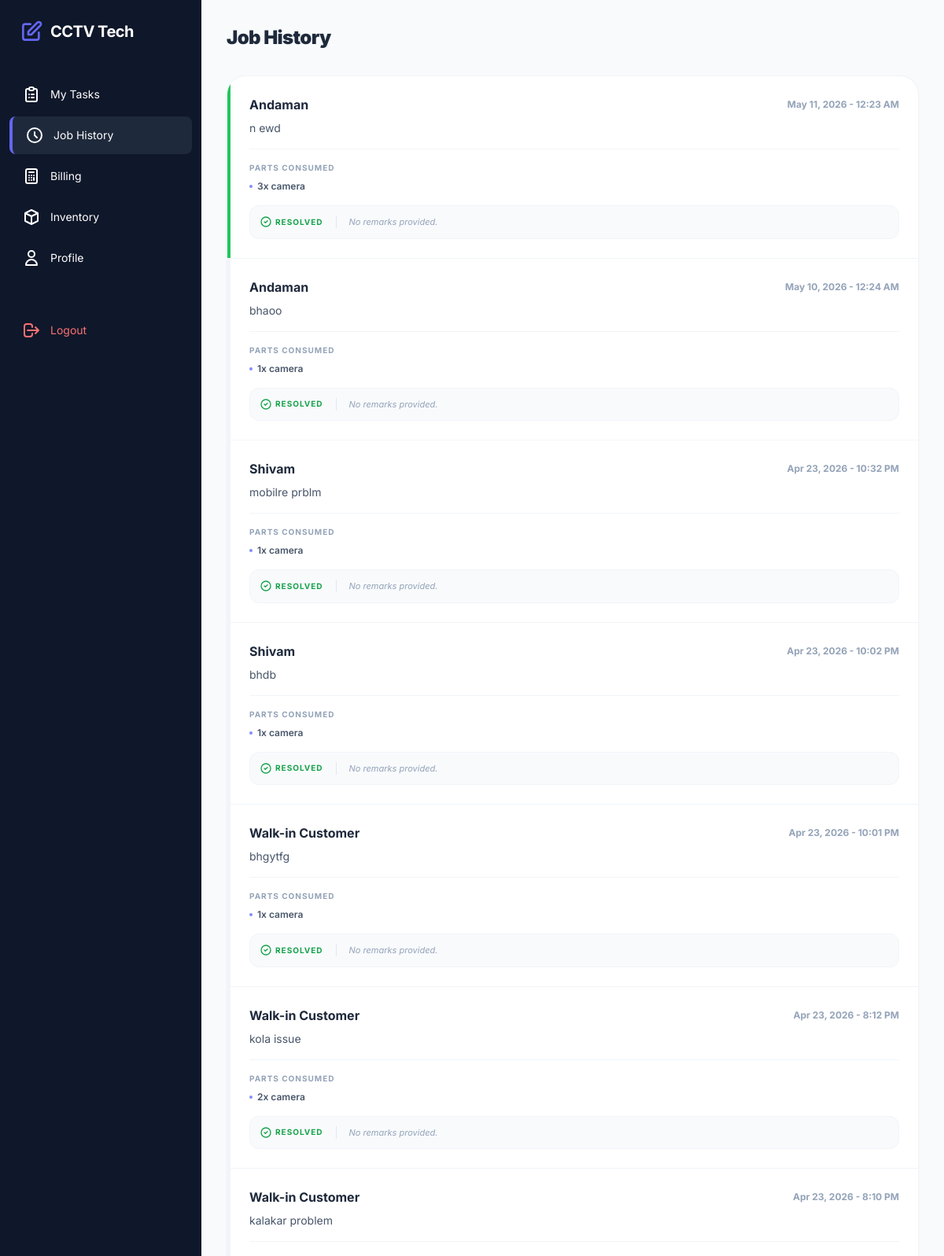
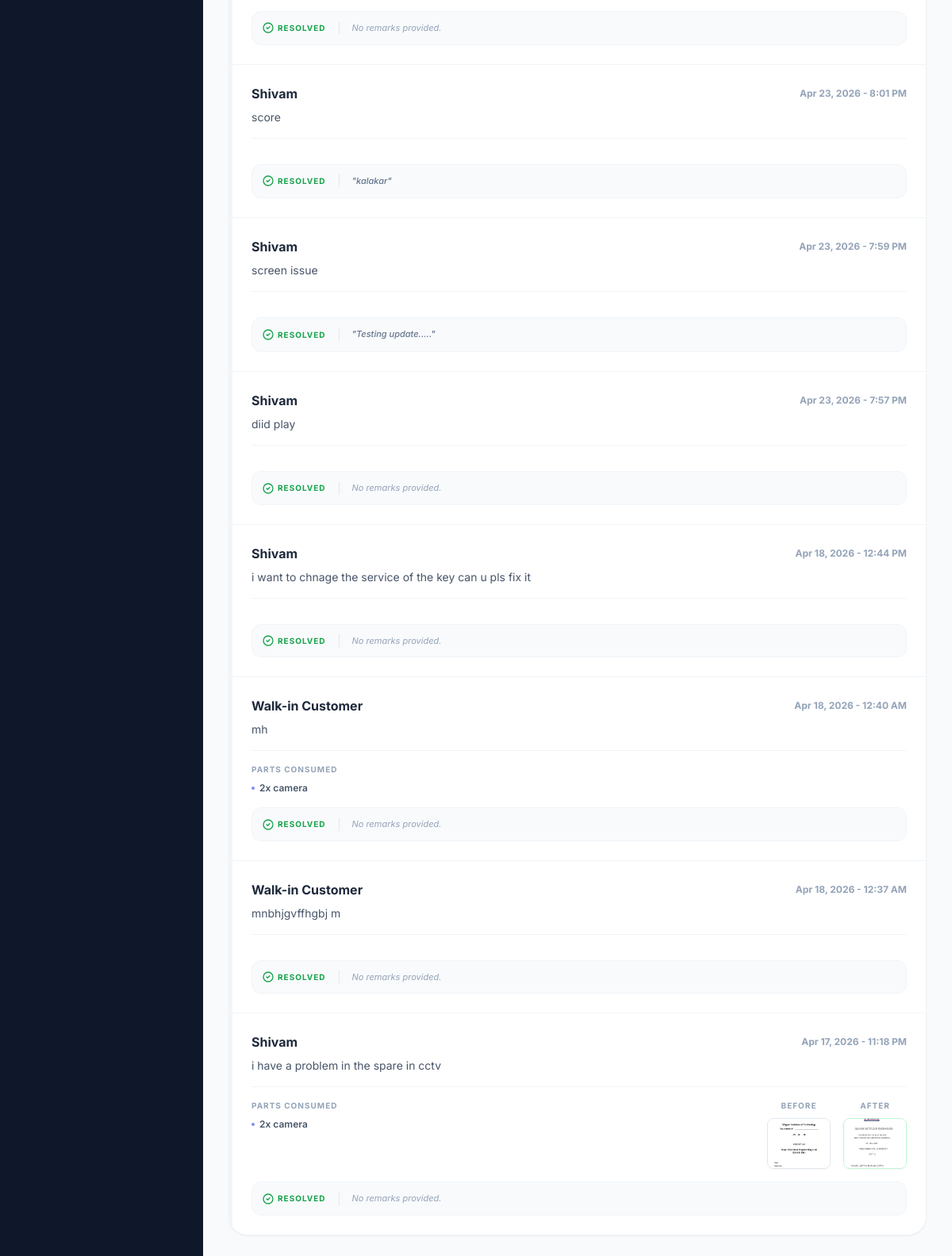
The page /tech/history.php (signed in) on the database its author committed (2 pictures, top to bottom).
### tables this page shows
CREATE TABLE `complaints` (
  `id` int(11) NOT NULL,
  `customer_id` int(11) DEFAULT NULL,
  `assigned_tech_id` int(11) DEFAULT NULL,
  `issue_description` text NOT NULL,
  `priority` enum('Low','Medium','High') DEFAULT 'Medium',
  `status` enum('Open','Assigned','In-Progress','Completed','Closed') DEFAULT 'Open',
  `tech_remarks` text DEFAULT NULL,
  `parts_consumed` longtext DEFAULT NULL COMMENT 'Stores array of {product_id, qty, price}' CHECK (json_valid(`parts_consumed`)),
  `photo_before` varchar(255) DEFAULT NULL,
  `photo_after` varchar(255) DEFAULT NULL,
  `created_at` timestamp NOT NULL DEFAULT current_timestamp(),
  `assigned_at` datetime DEFAULT NULL,
  `started_at` datetime DEFAULT NULL,
  `completed_at` datetime DEFAULT NULL
);

CREATE TABLE `customers` (
  `id` int(11) NOT NULL,
  `customer_name` varchar(150) NOT NULL,
  `phone` varchar(15) NOT NULL,
  `address` text NOT NULL,
  `gst_number` varchar(20) DEFAULT NULL,
  `has_active_amc` tinyint(1) DEFAULT 0,
  `created_at` timestamp NOT NULL DEFAULT current_timestamp()
);

### tech/history.php (the view, shortened to what this page needs)
<?php
require_once '../includes/db_connect.php';
require_once '../includes/header.php';
$techId = $_SESSION['user_id'];
try {
    $stmt = $pdo->prepare("SELECT c.*, cust.customer_name
                           FROM complaints c
                           JOIN customers cust ON c.customer_id = cust.id
                           WHERE c.assigned_tech_id = ? AND c.status IN ('Completed', 'Closed')
                           ORDER BY c.completed_at DESC");
    $stmt->execute([$techId]);
    $history = $stmt->fetchAll();
    $prodStmt = $pdo->query("SELECT id, product_name as item_name FROM products");
    $products = [];
    while ($row = $prodStmt->fetch()) {
        $products[$row['id']] = $row['item_name'];
    }
} catch (PDOException $e) {
    echo "Error: " . $e->getMessage();
}
?>
<div class="space-y-8">
    <h2 class="text-2xl font-black text-slate-800 tracking-tight">Job History</h2>
    <div class="bg-white rounded-3xl shadow-sm border border-slate-100 overflow-hidden">
        <div class="divide-y divide-slate-100">
            <?php if (empty($history)): ?>
                <div class="p-12 text-center text-slate-400 font-medium">No completed jobs found in your history.</div>
            <?php else: ?>
                <?php foreach ($history as $job): ?>
                <div class="p-6 hover:bg-slate-50 transition border-l-4 border-green-500">
                    <div class="flex items-center justify-between mb-2">
                         <h4 class="font-bold text-slate-800"><?php echo htmlspecialchars($job['customer_name']); ?></h4>
                          <span class="text-xs font-bold text-slate-400">
                             <?php echo $job['completed_at'] ? date('M j, Y - g:i A', strtotime($job['completed_at'])) : 'Completed'; ?>
                          </span>
                    </div>
                    <p class="text-sm text-slate-600 mb-4"><?php echo htmlspecialchars($job['issue_description']); ?></p>
                    <div class="mt-2 mb-4 pt-4 border-t border-slate-100 flex flex-wrap gap-8">
                        <?php if ($job['parts_consumed']):
                            $parts = json_decode($job['parts_consumed'], true);
                            if (!empty($parts)):
                        ?>
                        <div class="flex-1 min-w-[200px]">
                            <h5 class="text-[10px] uppercase font-bold text-slate-400 tracking-widest mb-2">Parts Consumed</h5>
                            <ul class="space-y-1">
                                <?php foreach ($parts as $p): ?>
                                    <li class="text-xs text-slate-600 font-semibold flex items-center gap-1.5">
                                        <div class="w-1 h-1 bg-indigo-400 rounded-full"></div>
                                        <?php echo $p['qty']; ?>x <?php echo htmlspecialchars($products[$p['product_id']] ?? 'Unknown Product'); ?>
                                    </li>
                                <?php endforeach; ?>
                            </ul>
                        </div>
                        <?php endif; endif; ?>
                        <?php if ($job['photo_before'] || $job['photo_after']): ?>
                        <div class="flex gap-4">
                            <?php if ($job['photo_before']): ?>
                            <div>
                                <h5 class="text-[10px] uppercase font-bold text-slate-400 tracking-widest mb-2 text-center">Before</h5>
                                <a href="<?php echo htmlspecialchars($job['photo_before']); ?>" target="_blank">
                                    <img src="<?php echo htmlspecialchars($job['photo_before']); ?>" class="h-16 w-20 object-cover rounded-lg border border-slate-200 shadow-sm hover:opacity-80 transition hover:scale-105 transform">
                                </a>
                            </div>
                            <?php endif; ?>
                            <?php if ($job['photo_after']): ?>
                            <div>
                                <h5 class="text-[10px] uppercase font-bold text-slate-400 tracking-widest mb-2 text-center">After</h5>
                                <a href="<?php echo htmlspecialchars($job['photo_after']); ?>" target="_blank">
                                    <img src="<?php echo htmlspecialchars($job['photo_after']); ?>" class="h-16 w-20 object-cover rounded-lg border border-green-200 shadow-sm hover:opacity-80 transition hover:scale-105 transform">
                                </a>
                            </div>
                            <?php endif; ?>
                        </div>
                        <?php endif; ?>
                    </div>
                    <div class="flex items-center gap-4 bg-slate-50 p-3 rounded-xl border border-slate-100">
                         <div class="text-[10px] uppercase font-bold text-green-600 tracking-widest flex items-center gap-1 border-r border-slate-200 pr-4">
                             <svg xmlns="http://www.w3.org/2000/svg" class="h-4 w-4" fill="none" viewBox="0 0 24 24" stroke="currentColor"><path stroke-linecap="round" stroke-linejoin="round" stroke-width="2" d="M9 12l2 2 4-4m6 2a9 9 0 11-18 0 9 9 0 0118 0z" /></svg>
                             Resolved
                         </div>
                         <?php if ($job['tech_remarks']): ?>
                             <div class="text-[11px] font-medium text-slate-500 italic max-w-sm truncate flex-1 leading-relaxed">
                                 "<?php echo htmlspecialchars($job['tech_remarks']); ?>"
                             </div>
                         <?php else: ?>
                             <div class="text-[11px] text-slate-400 italic">No remarks provided.</div>
                         <?php endif; ?>
                    </div>
                </div>
                <?php endforeach; ?>
            <?php endif; ?>
        </div>
    </div>
</div>
<?php require_once '../includes/footer.php'; ?>

### rows shown on the page
complaints: customer.customer_name "Andaman", completed_at "May 11, 2026 - 12:23 AM", issue_description "n ewd", qty "3", product_id "camera", tech_remarks "No remarks provided."
complaints: customer.customer_name "Andaman", completed_at "May 10, 2026 - 12:24 AM", issue_description "bhaoo", qty "1", product_id "camera", tech_remarks "No remarks provided."
complaints: customer.customer_name "Shivam", completed_at "Apr 23, 2026 - 10:32 PM", issue_description "mobilre prblm", qty "1", product_id "camera", tech_remarks "No remarks provided."
complaints: customer.customer_name "Shivam", completed_at "Apr 23, 2026 - 10:02 PM", issue_description "bhdb", qty "1", product_id "camera", tech_remarks "No remarks provided."
complaints: customer.customer_name "Walk-in Customer", completed_at "Apr 23, 2026 - 10:01 PM", issue_description "bhgytfg", qty "1", product_id "camera", tech_remarks "No remarks provided."
complaints: customer.customer_name "Walk-in Customer", completed_at "Apr 23, 2026 - 8:12 PM", issue_description "kola issue", qty "2", product_id "camera", tech_remarks "No remarks provided."
complaints: customer.customer_name "Walk-in Customer", completed_at "Apr 23, 2026 - 8:10 PM", issue_description "kalakar problem", tech_remarks "No remarks provided."
complaints: customer.customer_name "Shivam", completed_at "Apr 23, 2026 - 8:01 PM", issue_description "score", tech_remarks "kalakar"
complaints: customer.customer_name "Shivam", completed_at "Apr 23, 2026 - 7:59 PM", issue_description "screen issue", tech_remarks "Testing update....."
complaints: customer.customer_name "Shivam", completed_at "Apr 23, 2026 - 7:57 PM", issue_description "diid play", tech_remarks "No remarks provided."
complaints: customer.customer_name "Shivam", completed_at "Apr 18, 2026 - 12:44 PM", issue_description "i want to chnage the service of the key can u pls fix it", tech_remarks "No remarks provided."
complaints: customer.customer_name "Walk-in Customer", completed_at "Apr 18, 2026 - 12:40 AM", issue_description "mh", qty "2", product_id "camera", tech_remarks "No remarks provided."
complaints: customer.customer_name "Walk-in Customer", completed_at "Apr 18, 2026 - 12:37 AM", issue_description "mnbhjgvffhgbj m", tech_remarks "No remarks provided."
complaints: customer.customer_name "Shivam", completed_at "Apr 17, 2026 - 11:18 PM", issue_description "i have a problem in the spare in cctv", qty "2", product_id "camera", photo_before (picture), photo_after (picture), tech_remarks "No remarks provided."
